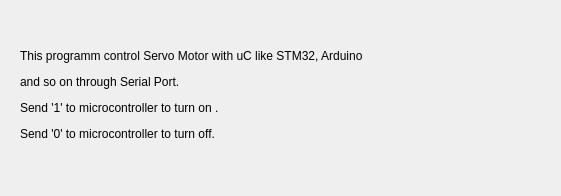
<?xml version="1.0" encoding="UTF-8"?>
<ui version="4.0">
 <class>howtouse</class>
 <widget class="QDialog" name="howtouse">
  <property name="geometry">
   <rect>
    <x>0</x>
    <y>0</y>
    <width>561</width>
    <height>196</height>
   </rect>
  </property>
  <property name="windowTitle">
   <string>How to use</string>
  </property>
  <widget class="QLabel" name="label">
   <property name="geometry">
    <rect>
     <x>20</x>
     <y>0</y>
     <width>581</width>
     <height>191</height>
    </rect>
   </property>
   <property name="text">
    <string>&lt;html&gt;&lt;head/&gt;&lt;body&gt;&lt;p&gt;This programm control Servo Motor with uC like STM32, Arduino &lt;/p&gt;&lt;p&gt;and so on through Serial Port. &lt;/p&gt;&lt;p align=&quot;justify&quot;&gt;Send '1' to microcontroller to turn on .&lt;/p&gt;&lt;p align=&quot;justify&quot;&gt;Send '0' to microcontroller to turn off.&lt;/p&gt;&lt;/body&gt;&lt;/html&gt;</string>
   </property>
  </widget>
 </widget>
 <resources/>
 <connections/>
</ui>
